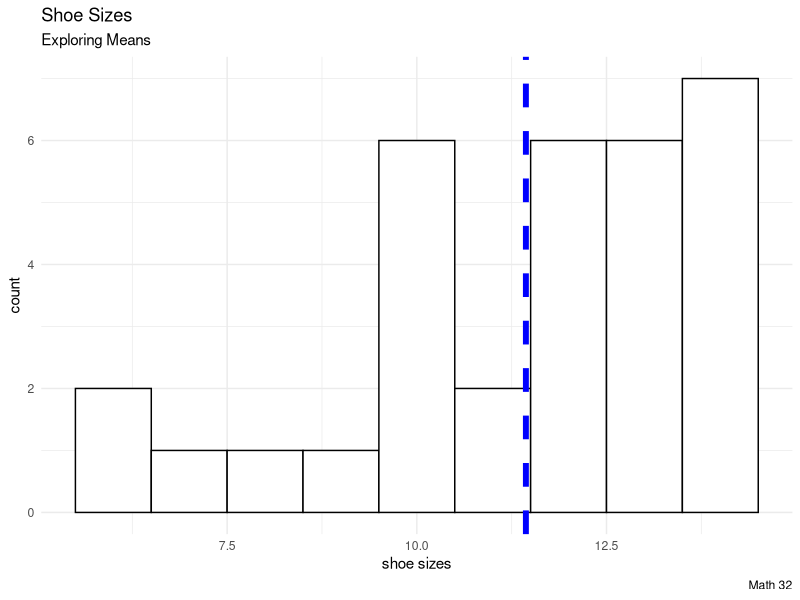

This chart was generated by the following R code:
## ---- chunk 1
library("ggplot2")

N <- 32
 
#creates an iteratible of 9 numbers (6 to 14)
shoe_sizes <- 6:14
#randomly picks a number from 6 to 14 (inclusive) 32 times (repeats allowed), and saves list of random numbers to variable without_outlier
without_outlier <- sample(shoe_sizes, N, replace = TRUE) 
#creates data frame with values of without_outlier
df_without_outlier <- data.frame(without_outlier) 

outlier <- 100
#adds a 100 to the list of 32 random numbers between 6 and 14
with_outlier <- c(without_outlier, outlier) 
# creates a data frame with same 32 random numbers between 6 and 14 but with an additional value of 100
df_with_outlier <- data.frame(with_outlier)

#creates plot of random shoesizes
#plot is a histogram, black lines, with a blue dashed line at the mean shoesize
ggplot(df_without_outlier, aes(x = without_outlier)) +
  geom_histogram(binwidth = 1, color = "black", fill = "white") +
  geom_vline(aes(xintercept = mean(without_outlier)),
             color = "blue", linetype = "dashed", size = 2) +
  labs(title = "Shoe Sizes", subtitle = "Exploring Means",
       caption = "Math 32", x = "shoe sizes") +
  theme_minimal() +
  theme(legend.position = "none")
